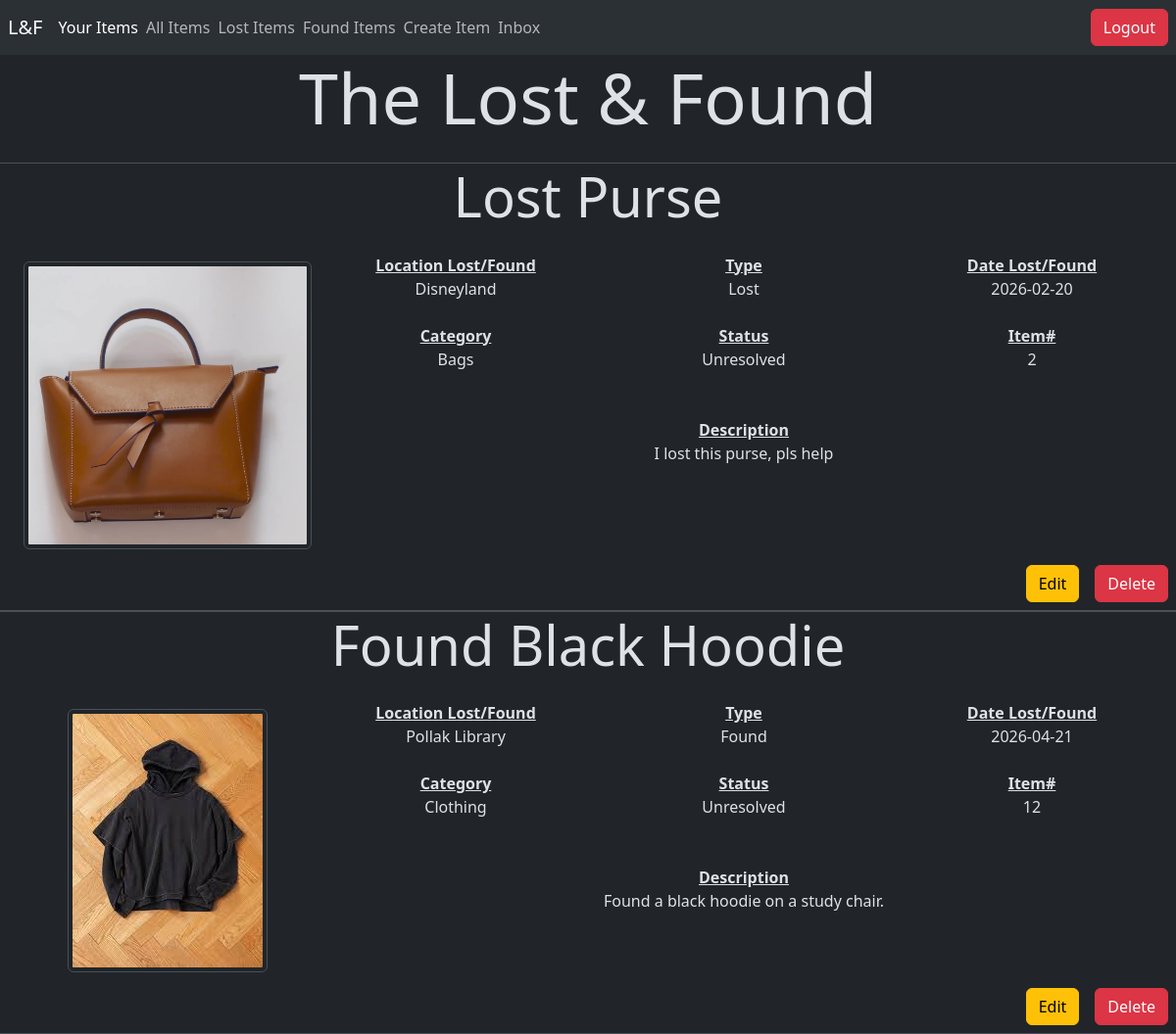
The app's page /user_items.php (signed in) with its own data.
### tables this page shows
CREATE TABLE ITEM (
    Item_id INT AUTO_INCREMENT,
    Inserted_at TIMESTAMP NOT NULL,
    Location VARCHAR(50) NOT NULL,
    Description VARCHAR(250) NOT NULL,
    Title VARCHAR(50) NOT NULL, 
    Type VARCHAR(20) NOT NULL,
    Category VARCHAR(20) NOT NULL,
    Status VARCHAR(20) NOT NULL,
    Date DATE NOT NULL,
    Img VARCHAR(225) NOT NULL,
    User_id INT NOT NULL,

    PRIMARY KEY (Item_id),
    FOREIGN KEY (User_id) REFERENCES USER (User_id)
);

### user_items.php (the view, shortened to what this page needs)
<?php
include("connect.php");
$user_id = $_SESSION["User_id"];
$user_email = $_SESSION["Email"];
$sql_fetch_user_items = "select * from Item where User_id='$user_id';";
$items = $conn->query($sql_fetch_user_items);
$sql_fetch_notifications = "select count(*) from notification where Recipient_email = '$user_email';";
$notifications = $conn->query($sql_fetch_notifications);
$row = $notifications->fetch_assoc();
$count = $row['count(*)'];
?>
<!doctype html>
<html lang="en" class="h-100" data-bs-theme="dark">
<head>
    <link href="https://cdn.jsdelivr.net/npm/bootstrap@5.3.8/dist/css/bootstrap.min.css" rel="stylesheet">
</head>
<nav class="navbar bg-body-tertiary">
    <a class="navbar-brand ms-2" href="#">L&F</a>
    <ul class="navbar-nav me-auto flex-row d-flex">
        <li class="nav-item me-2">
            <a class="nav-link active" href="user_items.php">Your Items</a>
        </li>
        <li class='nav-item me-2'>
            <a class='nav-link' href='view_items.php'>All Items</a>
        </li>
        <li class="nav-item me-2">
            <a class="nav-link" href="lost_items.php">Lost Items</a>
        </li>
        <li class="nav-item me-2">
            <a class="nav-link" href="found_items.php">Found Items</a>
        </li>
        <li class="nav-item me-2">
            <a class="nav-link" href="item_submission.php">Create Item</a>
        </li>
        <?php
        if ($count > 0) {
            echo ("
            <li class='nav-item me-2'>
                <a class='nav-link' href='view_conversations.php'>Inbox*</a>
            </li>
            ");
        } else {
            echo ("
            <li class='nav-item me-2'>
                <a class='nav-link' href='view_conversations.php'>Inbox</a>
            </li>
            ");
        } ?>
    </ul>
    <a href="logout.php">
        <button class="btn btn-danger me-2" type="button">Logout</button>
    </a>
</nav>
<body>
    <h1 class="display-2 text-center mb-4">The Lost & Found</h1>
    <?php while ($row = $items->fetch_assoc()) {
    ?>
        <div class="border-bottom border-top">
            <h1 class="display-4 text-center mb-4"><?php echo $row['Title']; ?></h1>
            <div class="d-flex justify-content-evenly text-center text-break">
                <div class="w-25 d-flex align-items-center flex-column justify-content-center ms-4">
                    <img src="<?php echo $row['Img']; ?>" class="img-thumbnail mb-2 mt-2 rounded">
                </div>
                <div class="w-75 d-flex flex-column">
                    <div class="d-flex justify-content-evenly w-100">
                        <div class="w-100">
                            <b class="text-decoration-underline">Location Lost/Found</b><br>
                            <p><?php echo $row['Location']; ?></p>
                        </div>
                        <div class="w-100">
                            <b class="text-decoration-underline">Type</b><br>
                            <p><?php echo $row['Type']; ?></p>
                        </div>
                        <div class="w-100">
                            <b class="text-decoration-underline">Date Lost/Found</b><br>
                            <p><?php echo $row['Date']; ?></p>
                        </div>
                    </div>
                    <div class="d-flex justify-content-evenly w-100 mt-2 mb-2">
                        <div class="w-100">
                            <b class="text-decoration-underline">Category</b><br>
                            <p><?php echo $row['Category']; ?></p>
                        </div>
                        <div class="w-100">
                            <b class="text-decoration-underline">Status</b><br>
                            <p><?php echo $row['Status']; ?></p>
                        </div>
                        <div class="w-100">
                            <b class="text-decoration-underline">Item#</b><br>
                            <p><?php echo $row['Item_id']; ?></p>
                        </div>
                    </div>
                    <div class="w-100 mt-4">
                        <b class="text-decoration-underline">Description</b><br>
                        <p><?php echo $row['Description']; ?></p>
                    </div>
                </div>
            </div>
            <?php
            echo ("
            <div class='d-flex justify-content-end'>
                <a href='edit_item.php?item_id=" . $row['Item_id'] . "'>
                    <button class='btn btn-warning m-2' type='button'>Edit</button>
                </a>
                <a href='delete_item.php?item_id=" . $row['Item_id'] . "'>
                    <button class='btn btn-danger m-2' type='button'>Delete</button>
                </a>
            </div>");
            ?>
        </div>
    <?php } ?>
</body>
</html>

### records on screen
item: Title "Lost Purse", Img (picture), Location "Disneyland", Type "Lost", Date "2026-02-20", Category "Bags", Status "Unresolved", Item_id "2", Description "I lost this purse, pls help"
item: Title "Found Black Hoodie", Img (picture), Location "Pollak Library", Type "Found", Date "2026-04-21", Category "Clothing", Status "Unresolved", Item_id "12", Description "Found a black hoodie on a study chair."
